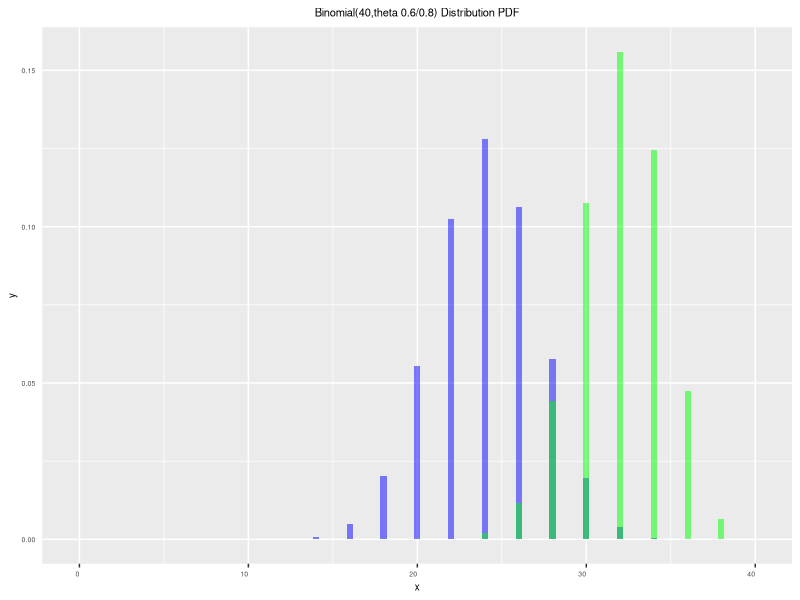
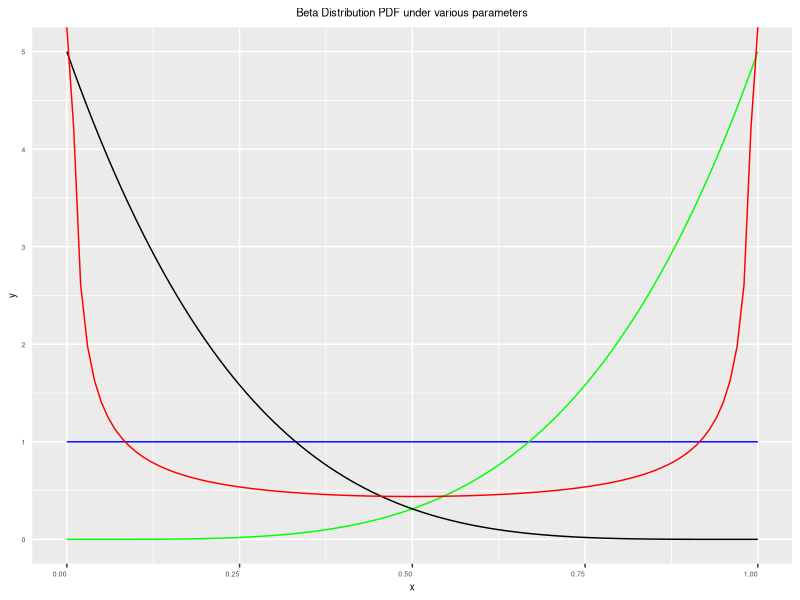
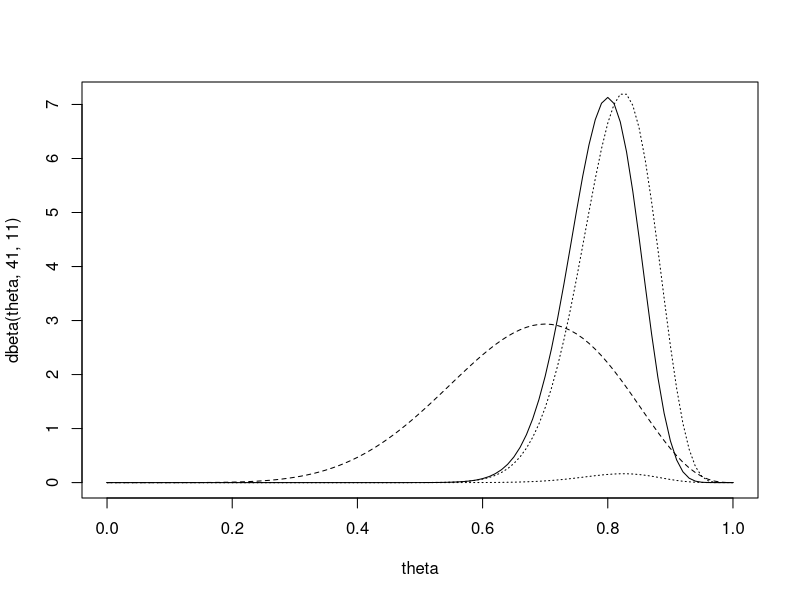
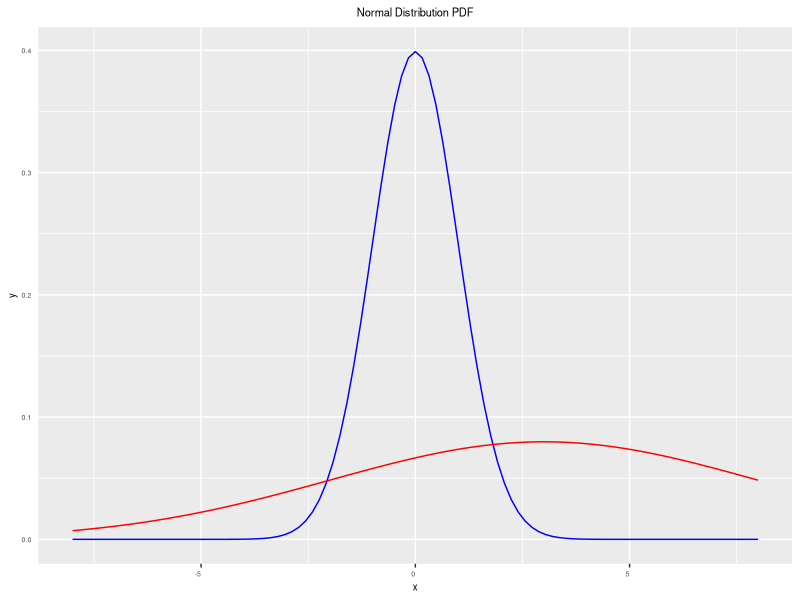
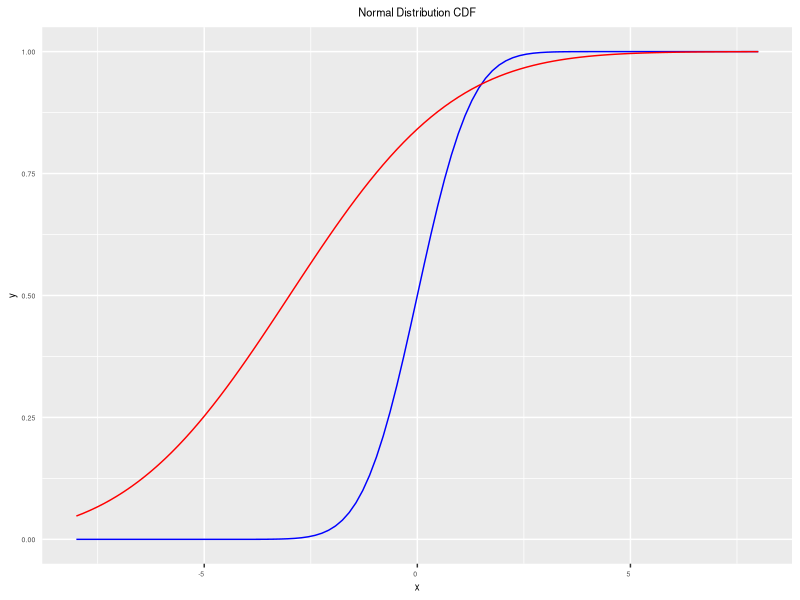

Source code (R) for these figures, in order:
## ---- chunk 1
library(knitr)
library(ggplot2)
opts_chunk$set(collapse=TRUE, fig.align='center', tidy=TRUE, tidy.opts=list(blank=TRUE, width.cutoff=100, strip.white=TRUE), warning=FALSE,message=FALSE,cache=TRUE)
# echo=TRUE, collapse=TRUE,
# fig.height=2.2,fig.width=2.8, 
# fig.cap="이미지 캡션 넣기", 
# tidy.opts=list(width.cutoff=90),
# eval=T
my_theme1 = function() {
  theme(axis.text.x = element_text(hjust=1, size=5),
        axis.text.y = element_text(hjust=1, size=5),
        axis.ticks.y = element_blank(),
        axis.title.x = element_text(size=7),
        axis.title.y = element_text(size=7),
        legend.title = element_text(size=7),
        legend.text = element_text(size=5),
        plot.title = element_text(hjust=0.5, size=8))}
my_theme2 = function() {
  theme(axis.text.x = element_text(angle=90, hjust=1, size=5),
        axis.text.y = element_text(hjust=1, size=5),
        axis.title.x = element_text(size=7),
        axis.title.y = element_text(size=7),
        legend.title = element_text(size=7),
        legend.text = element_text(size=5),
        plot.title = element_text(hjust=0.5, size=8))}
## ---- chunk 2
# theta=seq(from=0,to=1,by=.01)
# plot(theta,dbeta(theta,1,1),type="l")
ggplot(data.frame(x=c(0,40)), aes(x=x)) +
  stat_function(fun=dbinom, args=list(size=40, prob=0.6), fill="blue", size=0.5, 
                geom='bar', alpha=0.5) +
  stat_function(fun=dbinom, args=list(size=40, prob=0.8), fill="green", size=0.5,
                geom='bar', alpha=0.5) +
  labs(title="Binomial(40,theta 0.6/0.8) Distribution PDF") + my_theme1()
## ---- chunk 3
# theta=seq(from=0,to=1,by=.01)
# plot(theta,dbeta(theta,1,1),type="l")
ggplot(data.frame(x=c(0,1)), aes(x=x)) +
  stat_function(fun=dbeta, args=list(shape1=1, shape2=1), colour="blue", size=0.5) +
  stat_function(fun=dbeta, args=list(shape1=5, shape2=1), colour="green", size=0.5) +
  stat_function(fun=dbeta, args=list(shape1=1, shape2=5), colour="black", size=0.5) +
  stat_function(fun=dbeta, args=list(shape1=0.3, shape2=0.3), colour="red", size=0.5) +
  labs(title="Beta Distribution PDF under various parameters") + my_theme1()
## ---- chunk 4
1-pbeta(.25,5,1) # 무심하게 함수안에 있는 콤마로 구분되는 3개의 숫자에 주목 필요!
1-pbeta(.5,5,1)
1-pbeta(.8,5,1)

1-pbeta(.25,1,1)
1-pbeta(.5,1,1)
1-pbeta(.8,1,1)

1-pbeta(.25,8,4)
1-pbeta(.5,8,4)
1-pbeta(.8,8,4)
## ---- chunk 5
41/(41+11)  # posterior mean
33/40       # MLE
theta=seq(from=0,to=1,by=.01)
# lines(theta,dbeta(theta,41,11))

# plot posterior first to get the right scale on the y-axis
plot(theta,dbeta(theta,41,11),type="l")
lines(theta,dbeta(theta,8,4),lty=2)
# plot likelihood
lines(theta,dbinom(33,size=40,p=theta),lty=3)
# plot scaled likelihood
lines(theta,44*dbinom(33,size=40,p=theta),lty=3)
## ---- chunk 6
ggplot(data.frame(x=c(-8,8)), aes(x=x)) +
  stat_function(fun=dnorm, args=list(mean=0, sd=1), colour="blue", size=0.5) +
  stat_function(fun=dnorm, args=list(mean=3, sd=5),colour="red", size=0.5) +
  labs(title="Normal Distribution PDF") + my_theme1()
## ---- chunk 7
ggplot(data.frame(x=c(-8,8)), aes(x=x)) +
  stat_function(fun=pnorm, args=list(mean=0, sd=1), colour="blue", size=0.5) +
  stat_function(fun=pnorm, args=list(mean=-3, sd=3),colour="red", size=0.5) +
  labs(title="Normal Distribution CDF") + my_theme1()
